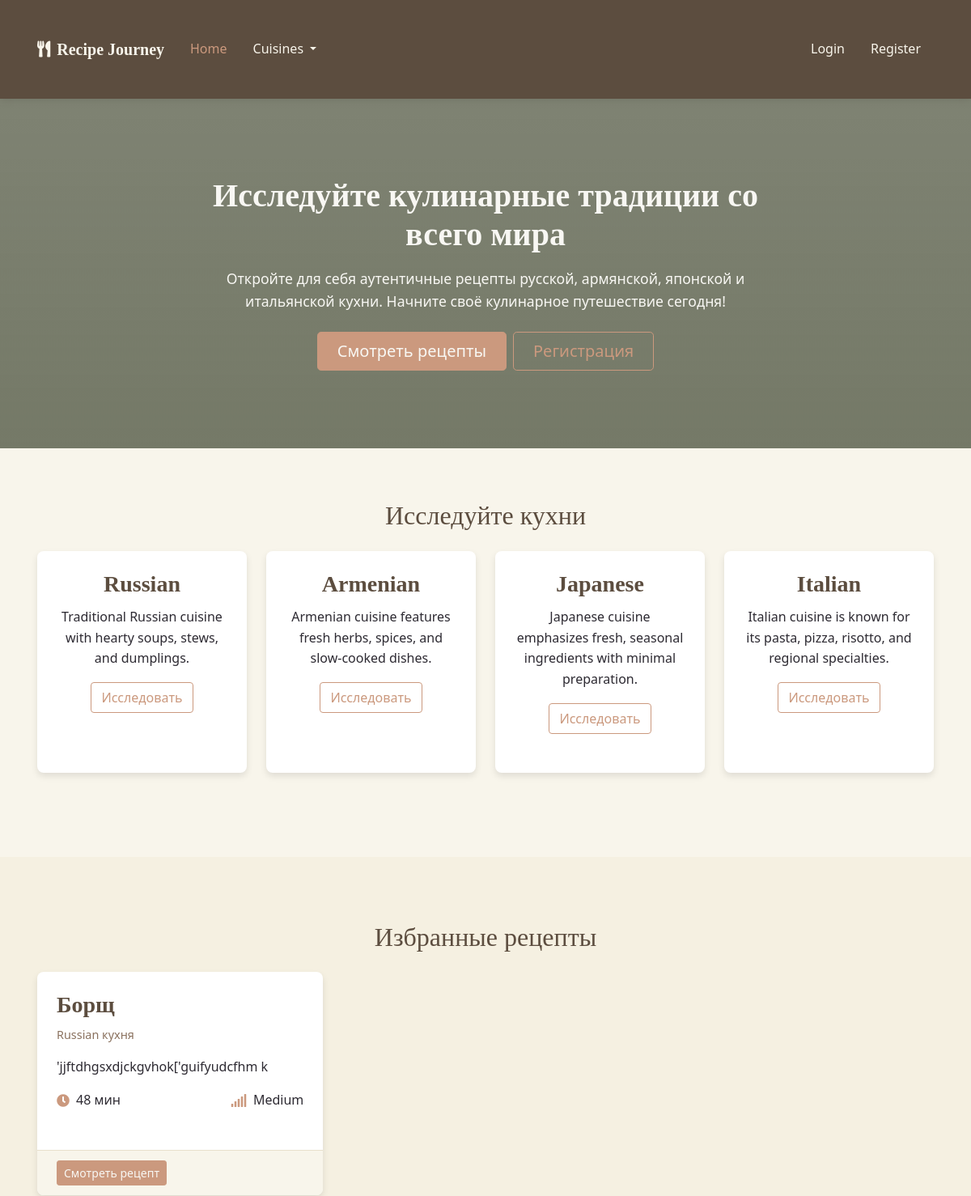
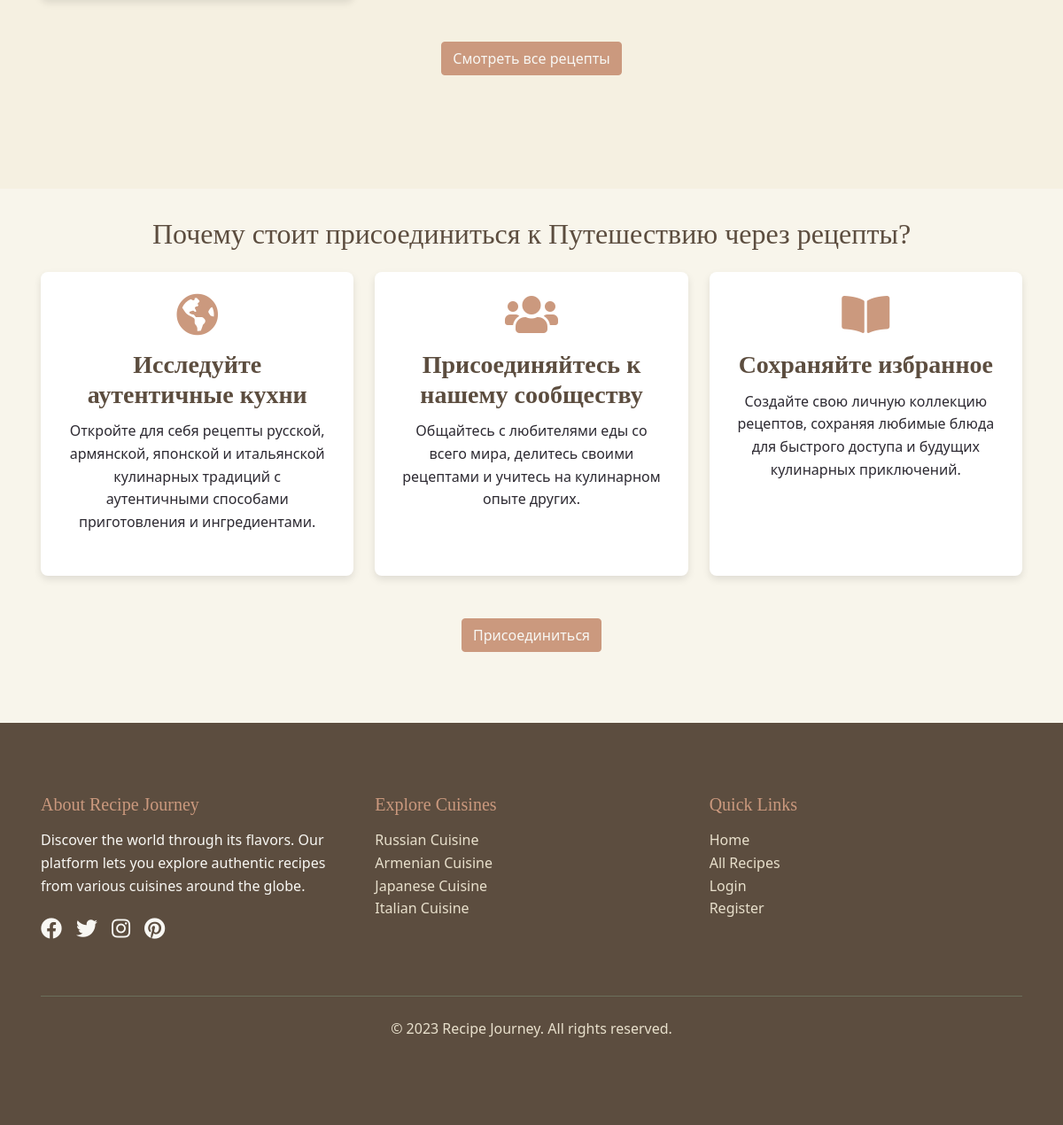
Before: / with the older database file (2 pictures, top to bottom).
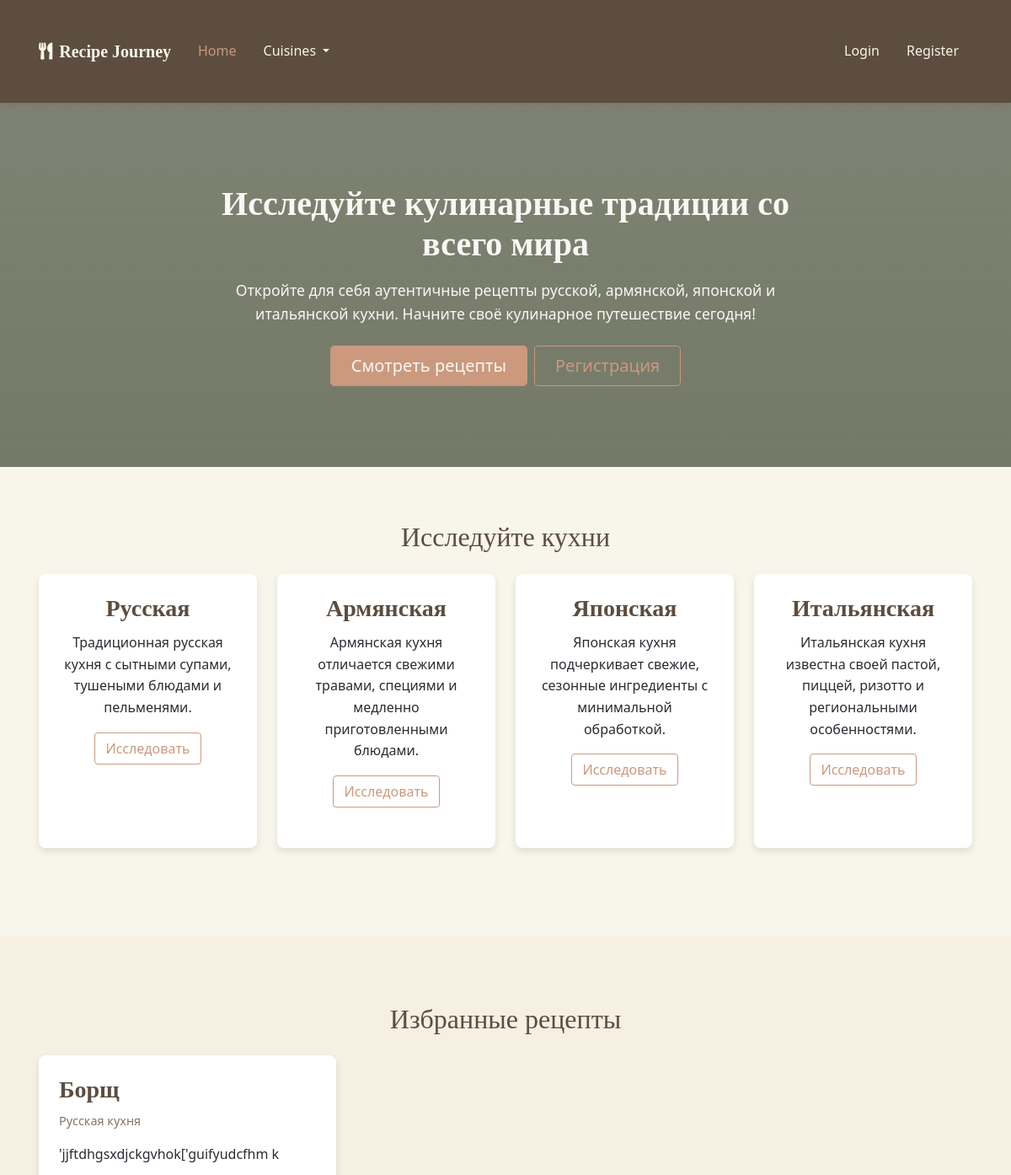
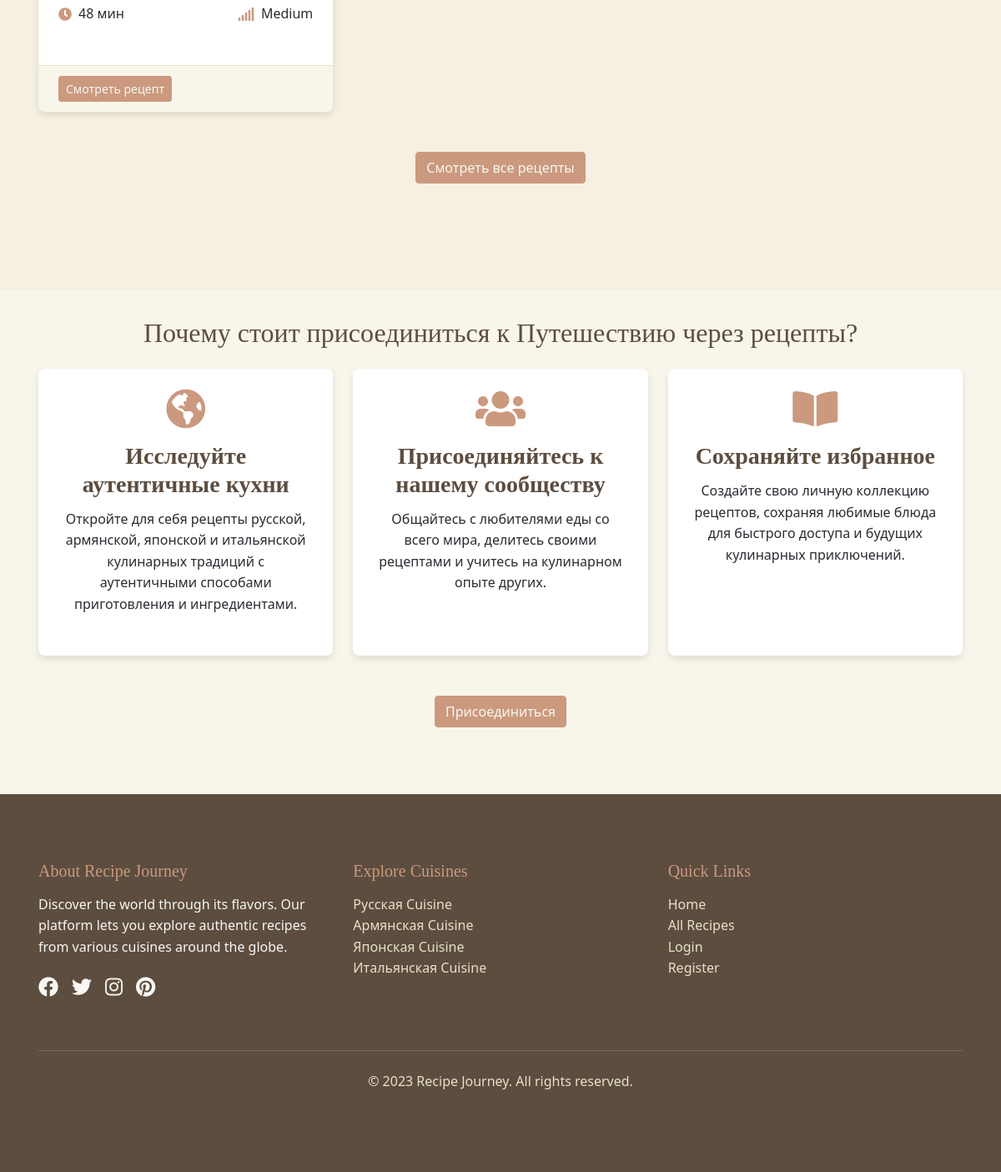
After: the same page with the newer database file (2 pictures, top to bottom).
### models.py (models this page shows, shortened)
class Cuisine(db.Model):
    id = db.Column(db.Integer, primary_key=True)
    name = db.Column(db.String(64), unique=True, nullable=False)
    description = db.Column(db.Text)
    recipes = db.relationship('Recipe', backref='cuisine', lazy='dynamic')

class Recipe(db.Model):
    id = db.Column(db.Integer, primary_key=True)
    title = db.Column(db.String(128), nullable=False)
    description = db.Column(db.Text)
    ingredients = db.Column(db.Text, nullable=False)
    instructions = db.Column(db.Text, nullable=False)
    prep_time = db.Column(db.Integer)  # in minutes
    cook_time = db.Column(db.Integer)  # in minutes
    servings = db.Column(db.Integer)
    difficulty = db.Column(db.String(20))  # Easy, Medium, Hard
    created_at = db.Column(db.DateTime, default=datetime.utcnow)
    updated_at = db.Column(db.DateTime, default=datetime.utcnow, onupdate=datetime.utcnow)
    user_id = db.Column(db.Integer, db.ForeignKey('user.id'))
    cuisine_id = db.Column(db.Integer, db.ForeignKey('cuisine.id'))
    favorites = db.relationship('Favorite', backref='recipe', lazy='dynamic')

### routes.py (the view)
@app.route('/')
def index():
    featured_recipes = Recipe.query.order_by(Recipe.created_at.desc()).limit(6).all()
    cuisines = Cuisine.query.all()
    return render_template('index.html', featured_recipes=featured_recipes, cuisines=cuisines)

### templates/index.html (shortened to what this page needs)
{% extends 'base.html' %}
{% block content %}
    <section class="hero">
        <div class="container text-center">
            <div class="row justify-content-center">
                <div class="col-md-8">
                    <h1 class="display-4 fw-bold">Исследуйте кулинарные традиции со всего мира</h1>
                    <p class="lead">Откройте для себя аутентичные рецепты русской, армянской, японской и итальянской кухни. Начните своё кулинарное путешествие сегодня!</p>
                    <div class="d-grid gap-2 d-sm-flex justify-content-sm-center">
                        <a href="{{ url_for('recipes') }}" class="btn btn-primary btn-lg px-4 gap-3">Смотреть рецепты</a>
                        {% if not current_user.is_authenticated %}
                            <a href="{{ url_for('register') }}" class="btn btn-outline-primary btn-lg px-4">Регистрация</a>
                        {% endif %}
                    </div>
                </div>
            </div>
        </div>
    </section>
    <section class="container section">
        <h2 class="text-center mb-4">Исследуйте кухни</h2>
        <div class="row">
            {% for cuisine in cuisines %}
                <div class="col-md-3 col-sm-6 mb-4">
                    <div class="card h-100 animate-on-scroll">
                        <div class="card-body text-center">
                            <h3 class="card-title">{{ cuisine.name }}</h3>
                            <p class="card-text">{{ cuisine.description }}</p>
                            <a href="{{ url_for('cuisine_recipes', cuisine_id=cuisine.id) }}" class="btn btn-outline-primary">Исследовать</a>
                        </div>
                    </div>
                </div>
            {% endfor %}
        </div>
    </section>
    <section class="bg-beige py-5">
        <div class="container section">
            <h2 class="text-center mb-4">Избранные рецепты</h2>
            <div class="row">
                {% if featured_recipes %}
                    {% for recipe in featured_recipes %}
                        <div class="col-lg-4 col-md-6 mb-4">
                            <div class="card h-100 animate-on-scroll">
                                <div class="card-body">
                                    <h3 class="card-title">{{ recipe.title }}</h3>
                                    <p class="card-subtitle">{{ recipe.cuisine.name }} кухня</p>
                                    <p class="card-text">{{ recipe.description[:100] }}{% if recipe.description|length > 100 %}...{% endif %}</p>
                                    <div class="d-flex justify-content-between align-items-center">
                                        <div class="recipe-meta-item">
                                            <i class="fas fa-clock"></i>
                                            <span>{{ recipe.prep_time + recipe.cook_time }} мин</span>
                                        </div>
                                        <div class="recipe-meta-item">
                                            <i class="fas fa-signal"></i>
                                            <span>{{ recipe.difficulty }}</span>
                                        </div>
                                    </div>
                                </div>
                                <div class="card-footer">
                                    <a href="{{ url_for('recipe_detail', recipe_id=recipe.id) }}" class="btn btn-primary btn-sm">Смотреть рецепт</a>
                                </div>
                            </div>
                        </div>
                    {% endfor %}
                {% else %}
                    <div class="col-12 text-center">
                        <p>Пока нет доступных рецептов. Будьте первым, кто <a href="{{ url_for('add_recipe') }}">добавит рецепт</a>!</p>
                    </div>
                {% endif %}
            </div>
            <div class="text-center mt-4">
                <a href="{{ url_for('recipes') }}" class="btn btn-primary">Смотреть все рецепты</a>
            </div>
        </div>
    </section>
    <section class="container section">
        <h2 class="text-center mb-4">Почему стоит присоединиться к Путешествию через рецепты?</h2>
        <div class="row">
            <div class="col-md-4 mb-4">
                <div class="card h-100 animate-on-scroll">
                    <div class="card-body text-center">
                        <i class="fas fa-globe-americas fa-3x text-accent mb-3"></i>
                        <h3 class="card-title">Исследуйте аутентичные кухни</h3>
                        <p class="card-text">Откройте для себя рецепты русской, армянской, японской и итальянской кулинарных традиций с аутентичными способами приготовления и ингредиентами.</p>
                    </div>
                </div>
            </div>
            <div class="col-md-4 mb-4">
                <div class="card h-100 animate-on-scroll">
                    <div class="card-body text-center">
                        <i class="fas fa-users fa-3x text-accent mb-3"></i>
                        <h3 class="card-title">Присоединяйтесь к нашему сообществу</h3>
                        <p class="card-text">Общайтесь с любителями еды со всего мира, делитесь своими рецептами и учитесь на кулинарном опыте других.</p>
                    </div>
                </div>
            </div>
            <div class="col-md-4 mb-4">
                <div class="card h-100 animate-on-scroll">
                    <div class="card-body text-center">
                        <i class="fas fa-book-open fa-3x text-accent mb-3"></i>
                        <h3 class="card-title">Сохраняйте избранное</h3>
                        <p class="card-text">Создайте свою личную коллекцию рецептов, сохраняя любимые блюда для быстрого доступа и будущих кулинарных приключений.</p>
                    </div>
                </div>
            </div>
        </div>
        {% if not current_user.is_authenticated %}
            <div class="text-center mt-4">
                <a href="{{ url_for('register') }}" class="btn btn-primary">Присоединиться</a>
            </div>
        {% endif %}
    </section>
{% endblock %}

### templates/base.html (shortened to what this page needs)
<!DOCTYPE html>
<html lang="en">
<head>
    <link href="https://cdn.jsdelivr.net/npm/bootstrap@5.1.3/dist/css/bootstrap.min.css" rel="stylesheet">
    <link rel="stylesheet" href="https://cdnjs.cloudflare.com/ajax/libs/font-awesome/5.15.4/css/all.min.css">
    <link rel="stylesheet" href="{{ url_for('static', filename='css/main.css') }}">
</head>
<body>
    <nav class="navbar navbar-expand-lg navbar-dark">
        <div class="container">
            <a class="navbar-brand" href="{{ url_for('index') }}">
                <i class="fas fa-utensils me-2"></i>Recipe Journey
            </a>
            <div class="collapse navbar-collapse" id="navbarNav">
                <ul class="navbar-nav me-auto">
                    <li class="nav-item">
                        <a class="nav-link {% if request.path == url_for('index') %}active{% endif %}" href="{{ url_for('index') }}">Home</a>
                    </li>
                    <li class="nav-item dropdown">
                        <a class="nav-link dropdown-toggle" href="#" id="navbarDropdownMenuLink" role="button" data-bs-toggle="dropdown" aria-expanded="false">
                            Cuisines
                        </a>
                    </li>
                </ul>
                <ul class="navbar-nav">
                    {% if current_user.is_authenticated %}
                        <li class="nav-item dropdown">
                            <a class="nav-link dropdown-toggle" href="#" id="userDropdown" role="button" data-bs-toggle="dropdown" aria-expanded="false">
                                <i class="fas fa-user-circle me-1"></i>{{ current_user.username }}
                            </a>
                            <ul class="dropdown-menu dropdown-menu-end" aria-labelledby="userDropdown">
                                <li><a class="dropdown-item" href="{{ url_for('profile') }}">My Profile</a></li>
                                <li><hr class="dropdown-divider"></li>
                                <li><a class="dropdown-item" href="{{ url_for('logout') }}">Logout</a></li>
                            </ul>
                        </li>
                    {% else %}
                        <li class="nav-item">
                            <a class="nav-link {% if request.path == url_for('login') %}active{% endif %}" href="{{ url_for('login') }}">Login</a>
                        </li>
                        <li class="nav-item">
                            <a class="nav-link {% if request.path == url_for('register') %}active{% endif %}" href="{{ url_for('register') }}">Register</a>
                        </li>
                    {% endif %}
                </ul>
            </div>
        </div>
    </nav>
    <main>
        {% block content %}{% endblock %}
    </main>
    <footer>
        <div class="container">
            <div class="row">
                <div class="col-md-4 mb-4">
                    <h5 class="footer-heading">About Recipe Journey</h5>
                    <p>Discover the world through its flavors. Our platform lets you explore authentic recipes from various cuisines around the globe.</p>
                    <div class="social-icons">
                        <a href="#" aria-label="Facebook"><i class="fab fa-facebook"></i></a>
                        <a href="#" aria-label="Twitter"><i class="fab fa-twitter"></i></a>
                        <a href="#" aria-label="Instagram"><i class="fab fa-instagram"></i></a>
                        <a href="#" aria-label="Pinterest"><i class="fab fa-pinterest"></i></a>
                    </div>
                </div>
                <div class="col-md-4 mb-4">
                    <h5 class="footer-heading">Explore Cuisines</h5>
                    <ul class="list-unstyled">
                        {% for cuisine in cuisines %}
                            <li><a href="{{ url_for('cuisine_recipes', cuisine_id=cuisine.id) }}" class="footer-link">{{ cuisine.name }} Cuisine</a></li>
                        {% endfor %}
                    </ul>
                </div>
                <div class="col-md-4 mb-4">
                    <h5 class="footer-heading">Quick Links</h5>
                    <ul class="list-unstyled">
                        <li><a href="{{ url_for('index') }}" class="footer-link">Home</a></li>
                        <li><a href="{{ url_for('recipes') }}" class="footer-link">All Recipes</a></li>
                        {% if current_user.is_authenticated %}
                            <li><a href="{{ url_for('profile') }}" class="footer-link">My Profile</a></li>
                            <li><a href="{{ url_for('add_recipe') }}" class="footer-link">Add Recipe</a></li>
                        {% else %}
                            <li><a href="{{ url_for('login') }}" class="footer-link">Login</a></li>
                            <li><a href="{{ url_for('register') }}" class="footer-link">Register</a></li>
                        {% endif %}
                    </ul>
                </div>
            </div>
            <div class="footer-bottom">
                <p>&copy; 2023 Recipe Journey. All rights reserved.</p>
            </div>
        </div>
    </footer>
</body>
</html>

### static/css/main.css (style rules this page uses)
:root { --beige: #f5f0e1; --light-beige: #f8f5eb; --dark-beige: #e8e0cc; --brown: #8a715e; --dark-brown: #5c4d3f; --olive: #6b705c; --light-olive: #a6a893; --accent: #cb997e; --text-dark: #2d2a32; --text-light: #f8f7f3; --shadow: rgba(0, 0, 0, 0.1); }
* { margin: 0; padding: 0; box-sizing: border-box; }
body { font-family: 'Segoe UI', Tahoma, Geneva, Verdana, sans-serif; background-color: var(--light-beige); color: var(--text-dark); line-height: 1.6; }
h1, h2, h3, h4, h5, h6 { font-family: 'Georgia', serif; margin-bottom: 1rem; color: var(--dark-brown); }
.text-accent { color: var(--accent); }
.container { padding: 2rem 1rem; }
.section { margin-bottom: 3rem; }
.navbar { background-color: var(--dark-brown); box-shadow: 0 2px 10px var(--shadow); }
.navbar-brand { font-family: 'Georgia', serif; font-weight: bold; color: var(--light-beige) !important; }
.navbar-nav .nav-link { color: var(--light-beige) !important; margin: 0 0.5rem; transition: all 0.3s ease; }
.navbar-nav .nav-link:hover, .navbar-nav .nav-link.active { color: var(--accent) !important; }
.hero { background-color: var(--olive); color: var(--text-light); padding: 4rem 0; margin-bottom: 2rem; background-image: linear-gradient(rgba(107, 112, 92, 0.8), rgba(107, 112, 92, 0.9)), url('https://via.placeholder.com/1920x1080'); background-size: cover; background-position: center; }
.hero h1 { font-size: 2.5rem; color: var(--text-light); margin-bottom: 1rem; }
.hero p { font-size: 1.1rem; margin-bottom: 1.5rem; }
.btn-primary { background-color: var(--accent); border-color: var(--accent); color: var(--text-light); }
.btn-outline-primary { color: var(--accent); border-color: var(--accent); }
.card { border: none; border-radius: 0.5rem; overflow: hidden; box-shadow: 0 4px 8px var(--shadow); transition: transform 0.3s ease, box-shadow 0.3s ease; margin-bottom: 1.5rem; background-color: white; }
.card-body { padding: 1.5rem; }
.card-title { font-weight: bold; margin-bottom: 0.75rem; }
.card-subtitle { color: var(--brown); margin-bottom: 1rem; font-size: 0.9rem; }
.card-text { color: var(--text-dark); margin-bottom: 1rem; }
.card-footer { background-color: var(--light-beige); border-top: 1px solid var(--dark-beige); padding: 0.75rem 1.5rem; }
.recipe-meta-item { display: flex; align-items: center; gap: 0.5rem; }
.recipe-meta-item i { color: var(--accent); }
footer { background-color: var(--dark-brown); color: var(--text-light); padding: 3rem 0; margin-top: 3rem; }
.footer-heading { color: var(--accent); margin-bottom: 1rem; }
.footer-link { color: var(--dark-beige); text-decoration: none; transition: color 0.3s ease; }
.social-icons { display: flex; gap: 1rem; margin-top: 1rem; }
.social-icons a { color: var(--text-light); font-size: 1.5rem; transition: color 0.3s ease; }
.footer-bottom { border-top: 1px solid var(--olive); padding-top: 1.5rem; margin-top: 2rem; text-align: center; color: var(--dark-beige); }
.bg-beige { background-color: var(--beige); }

Changed rows visible on the page:
removed Cuisine: name "Russian", description "Traditional Russian cuisine with hearty soups, stews, and dumplings."
removed Cuisine: name "Armenian", description "Armenian cuisine features fresh herbs, spices, and slow-cooked dishes."
removed Cuisine: name "Japanese", description "Japanese cuisine emphasizes fresh, seasonal ingredients with minimal preparation."
removed Cuisine: name "Italian", description "Italian cuisine is known for its pasta, pizza, risotto, and regional specialties."
added Cuisine: name "Русская", description "Традиционная русская кухня с сытными супами, тушеными блюдами и пельменями."
added Cuisine: name "Армянская", description "Армянская кухня отличается свежими травами, специями и медленно приготовленными блюдами."
added Cuisine: name "Японская", description "Японская кухня подчеркивает свежие, сезонные ингредиенты с минимальной обработкой."
added Cuisine: name "Итальянская", description "Итальянская кухня известна своей пастой, пиццей, ризотто и региональными особенностями."
changed through a linked row, Recipe "Борщ": cuisine.name "Russian" → "Русская"
